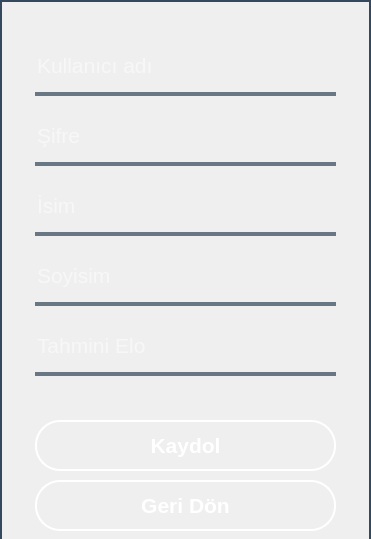
<?xml version="1.0" encoding="UTF-8"?>
<ui version="4.0">
 <class>Form</class>
 <widget class="QWidget" name="Form">
  <property name="geometry">
   <rect>
    <x>0</x>
    <y>0</y>
    <width>371</width>
    <height>539</height>
   </rect>
  </property>
  <property name="windowTitle">
   <string>Form</string>
  </property>
  <widget class="QWidget" name="widget" native="true">
   <property name="geometry">
    <rect>
     <x>0</x>
     <y>0</y>
     <width>381</width>
     <height>541</height>
    </rect>
   </property>
   <widget class="QLabel" name="background">
    <property name="geometry">
     <rect>
      <x>0</x>
      <y>0</y>
      <width>371</width>
      <height>541</height>
     </rect>
    </property>
    <property name="styleSheet">
     <string notr="true">QLabel#background {
    background: qlineargradient(spread:pad, x1:0, y1:0, x2:1, y2:0, 
                                stop:0 #2c3e50, 
                                stop:0.5 #34495e, 
                                stop:1 #2c3e50); /* Gradient arka plan */
    border: 2px solid #34495e;     /* Kenarlık rengi */
    border-radius: 0px;          /* Kenarların köşelerini yuvarlama */
    padding: 5px;                 /* Kenarlık ile metin arasındaki boşluk */
    color: white;                 /* Metin rengi */
    font: bold 14px;              /* Kalın ve 14 piksel boyutunda yazı tipi */
    text-align: center;           /* Metni ortalama */
}
</string>
    </property>
    <property name="text">
     <string/>
    </property>
   </widget>
   <widget class="QLineEdit" name="usernameEdit">
    <property name="geometry">
     <rect>
      <x>35</x>
      <y>45</y>
      <width>301</width>
      <height>51</height>
     </rect>
    </property>
    <property name="font">
     <font>
      <pointsize>16</pointsize>
     </font>
    </property>
    <property name="styleSheet">
     <string notr="true">background-color:rgba(0,0,0,0);
border:none;
border-bottom:4px solid rgba(105,118,132,255);
color:white;
padding-bottom:7px;</string>
    </property>
    <property name="placeholderText">
     <string>Kullanıcı adı</string>
    </property>
   </widget>
   <widget class="QLineEdit" name="passwordEdit">
    <property name="geometry">
     <rect>
      <x>35</x>
      <y>115</y>
      <width>301</width>
      <height>51</height>
     </rect>
    </property>
    <property name="font">
     <font>
      <pointsize>16</pointsize>
     </font>
    </property>
    <property name="styleSheet">
     <string notr="true">background-color:rgba(0,0,0,0);
border:none;
border-bottom:4px solid rgba(105,118,132,255);
color:white;
padding-bottom:7px;</string>
    </property>
    <property name="echoMode">
     <enum>QLineEdit::Password</enum>
    </property>
    <property name="placeholderText">
     <string>Şifre</string>
    </property>
   </widget>
   <widget class="QPushButton" name="geriDonButon">
    <property name="geometry">
     <rect>
      <x>35</x>
      <y>480</y>
      <width>301</width>
      <height>51</height>
     </rect>
    </property>
    <property name="font">
     <font>
      <pointsize>16</pointsize>
      <weight>75</weight>
      <bold>true</bold>
     </font>
    </property>
    <property name="autoFillBackground">
     <bool>false</bool>
    </property>
    <property name="styleSheet">
     <string notr="true">QPushButton#geriDonButon{
	border: 2px solid white;
	border-radius:25px;
	color: white;
}

QPushButton#geriDonButon:hover{
	background-color: qlineargradient(
        spread:pad, x1:0, y1:0, x2:1, y2:1,
        stop:0 rgba(252, 243, 202, 255),
		stop:1 rgba(251, 80, 80, 255)
    ); /* Gradient arka plan rengi */
    border: 2px solid black;
	color: white;
}

QPushButton#geriDonButon:pressed{
	background-color: qlineargradient(
        spread:pad, x1:0, y1:0, x2:1, y2:1,
        stop:0 rgba(252, 243, 202, 255),
		stop:1 rgba(179, 29, 29, 255)
    ); /* Gradient arka plan rengi */
    border: 2px solid black;
	color: white;
}</string>
    </property>
    <property name="text">
     <string>Geri Dön</string>
    </property>
    <property name="iconSize">
     <size>
      <width>20</width>
      <height>20</height>
     </size>
    </property>
    <property name="flat">
     <bool>true</bool>
    </property>
   </widget>
   <widget class="QPushButton" name="kaydolButon">
    <property name="geometry">
     <rect>
      <x>35</x>
      <y>420</y>
      <width>301</width>
      <height>51</height>
     </rect>
    </property>
    <property name="font">
     <font>
      <pointsize>16</pointsize>
      <weight>75</weight>
      <bold>true</bold>
     </font>
    </property>
    <property name="autoFillBackground">
     <bool>false</bool>
    </property>
    <property name="styleSheet">
     <string notr="true">QPushButton#kaydolButon{
	border: 2px solid white;
	border-radius:25px;
	color: white;
}

QPushButton#kaydolButon:hover{
	background-color: qlineargradient(
        spread:pad, x1:0, y1:0, x2:1, y2:1,
        stop:0 rgba(252, 243, 202, 255),
		stop:1 rgba(50, 190, 255, 255)
    ); /* Gradient arka plan rengi */
    border: 2px solid black;
	color: white;
}

QPushButton#kaydolButon:pressed{
	background-color: qlineargradient(
        spread:pad, x1:0, y1:0, x2:1, y2:1,
        stop:0 rgba(220, 220, 220, 255),
        stop:1 rgba(50, 120, 255, 255)
    ); /* Gradient arka plan rengi */
   	border: 2px solid black;
	color: white;
}
</string>
    </property>
    <property name="text">
     <string>Kaydol</string>
    </property>
    <property name="iconSize">
     <size>
      <width>20</width>
      <height>20</height>
     </size>
    </property>
    <property name="flat">
     <bool>true</bool>
    </property>
   </widget>
   <widget class="QLineEdit" name="nameEdit">
    <property name="geometry">
     <rect>
      <x>35</x>
      <y>185</y>
      <width>301</width>
      <height>51</height>
     </rect>
    </property>
    <property name="font">
     <font>
      <pointsize>16</pointsize>
     </font>
    </property>
    <property name="styleSheet">
     <string notr="true">background-color:rgba(0,0,0,0);
border:none;
border-bottom:4px solid rgba(105,118,132,255);
color:white;
padding-bottom:7px;</string>
    </property>
    <property name="echoMode">
     <enum>QLineEdit::Normal</enum>
    </property>
    <property name="placeholderText">
     <string>İsim</string>
    </property>
   </widget>
   <widget class="QLineEdit" name="surnameEdit">
    <property name="geometry">
     <rect>
      <x>35</x>
      <y>255</y>
      <width>301</width>
      <height>51</height>
     </rect>
    </property>
    <property name="font">
     <font>
      <pointsize>16</pointsize>
     </font>
    </property>
    <property name="styleSheet">
     <string notr="true">background-color:rgba(0,0,0,0);
border:none;
border-bottom:4px solid rgba(105,118,132,255);
color:white;
padding-bottom:7px;</string>
    </property>
    <property name="echoMode">
     <enum>QLineEdit::Normal</enum>
    </property>
    <property name="placeholderText">
     <string>Soyisim</string>
    </property>
   </widget>
   <widget class="QLineEdit" name="eloEdit">
    <property name="geometry">
     <rect>
      <x>35</x>
      <y>325</y>
      <width>301</width>
      <height>51</height>
     </rect>
    </property>
    <property name="font">
     <font>
      <pointsize>16</pointsize>
     </font>
    </property>
    <property name="styleSheet">
     <string notr="true">background-color:rgba(0,0,0,0);
border:none;
border-bottom:4px solid rgba(105,118,132,255);
color:white;
padding-bottom:7px;</string>
    </property>
    <property name="echoMode">
     <enum>QLineEdit::Normal</enum>
    </property>
    <property name="placeholderText">
     <string>Tahmini Elo</string>
    </property>
   </widget>
   <widget class="QLabel" name="label_2">
    <property name="geometry">
     <rect>
      <x>300</x>
      <y>50</y>
      <width>32</width>
      <height>32</height>
     </rect>
    </property>
    <property name="styleSheet">
     <string notr="true">border-image: url(:/Images/user.png);</string>
    </property>
    <property name="text">
     <string/>
    </property>
   </widget>
   <widget class="QLabel" name="label_3">
    <property name="geometry">
     <rect>
      <x>300</x>
      <y>120</y>
      <width>32</width>
      <height>32</height>
     </rect>
    </property>
    <property name="styleSheet">
     <string notr="true">border-image: url(:/Images/password.png);</string>
    </property>
    <property name="text">
     <string/>
    </property>
   </widget>
   <widget class="QLabel" name="label_4">
    <property name="geometry">
     <rect>
      <x>300</x>
      <y>190</y>
      <width>32</width>
      <height>32</height>
     </rect>
    </property>
    <property name="styleSheet">
     <string notr="true">border-image: url(:/Images/nameSurname.png);</string>
    </property>
    <property name="text">
     <string/>
    </property>
   </widget>
   <widget class="QLabel" name="label_5">
    <property name="geometry">
     <rect>
      <x>300</x>
      <y>260</y>
      <width>32</width>
      <height>32</height>
     </rect>
    </property>
    <property name="styleSheet">
     <string notr="true">border-image: url(:/Images/nameSurname.png);</string>
    </property>
    <property name="text">
     <string/>
    </property>
   </widget>
   <widget class="QLabel" name="label_6">
    <property name="geometry">
     <rect>
      <x>300</x>
      <y>330</y>
      <width>32</width>
      <height>32</height>
     </rect>
    </property>
    <property name="styleSheet">
     <string notr="true">border-image: url(:/Images/elo.png);</string>
    </property>
    <property name="text">
     <string/>
    </property>
   </widget>
  </widget>
 </widget>
 <resources>
  <include location="../assets/images/res.qrc"/>
 </resources>
 <connections/>
</ui>
